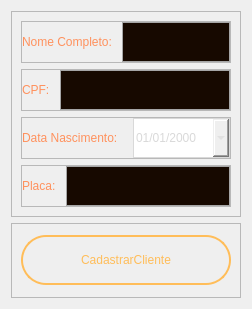
            <widget class="QWidget" name="pg_cadastrarCliente">
             <layout class="QVBoxLayout" name="verticalLayout_7">
              <item>
               <widget class="QFrame" name="container">
                <property name="sizePolicy">
                 <sizepolicy hsizetype="Preferred" vsizetype="Expanding">
                  <horstretch>0</horstretch>
                  <verstretch>0</verstretch>
                 </sizepolicy>
                </property>
                <property name="frameShape">
                 <enum>QFrame::StyledPanel</enum>
                </property>
                <property name="frameShadow">
                 <enum>QFrame::Raised</enum>
                </property>
                <layout class="QVBoxLayout" name="verticalLayout_9">
                 <item>
                  <widget class="QFrame" name="campoNome">
                   <property name="frameShape">
                    <enum>QFrame::StyledPanel</enum>
                   </property>
                   <property name="frameShadow">
                    <enum>QFrame::Raised</enum>
                   </property>
                   <layout class="QHBoxLayout" name="horizontalLayout_5">
                    <property name="spacing">
                     <number>10</number>
                    </property>
                    <property name="leftMargin">
                     <number>0</number>
                    </property>
                    <property name="topMargin">
                     <number>0</number>
                    </property>
                    <property name="rightMargin">
                     <number>0</number>
                    </property>
                    <property name="bottomMargin">
                     <number>0</number>
                    </property>
                    <item>
                     <widget class="QLabel" name="nomeTitulo">
                      <property name="styleSheet">
                       <string notr="true">QLabel{
	color:#FF915D;
	font: 16pt &quot;Gilroy-SemiBold&quot;;
}</string>
                      </property>
                      <property name="text">
                       <string>Nome Completo:</string>
                      </property>
                     </widget>
                    </item>
                    <item>
                     <widget class="QLineEdit" name="campoNomeCadastro">
                      <property name="minimumSize">
                       <size>
                        <width>0</width>
                        <height>40</height>
                       </size>
                      </property>
                      <property name="styleSheet">
                       <string notr="true">QLineEdit {
	font: 12pt &quot;Gilroy-Medium&quot;;
	background-color: transparent;
	color: #AAAAAA;
	background-color: #170900;
	border:1px solid #A6A6A6;
}

QLineEdit:hover{
	border:1px solid #DADADA;
}

QLineEdit::focus{
	border: 2px solid #FFBD59;
}</string>
                      </property>
                      <property name="maxLength">
                       <number>80</number>
                      </property>
                     </widget>
                    </item>
                   </layout>
                  </widget>
                 </item>
                 <item>
                  <widget class="QFrame" name="campoCPF">
                   <property name="frameShape">
                    <enum>QFrame::StyledPanel</enum>
                   </property>
                   <property name="frameShadow">
                    <enum>QFrame::Raised</enum>
                   </property>
                   <layout class="QHBoxLayout" name="horizontalLayout_6">
                    <property name="spacing">
                     <number>10</number>
                    </property>
                    <property name="leftMargin">
                     <number>0</number>
                    </property>
                    <property name="topMargin">
                     <number>0</number>
                    </property>
                    <property name="rightMargin">
                     <number>0</number>
                    </property>
                    <property name="bottomMargin">
                     <number>0</number>
                    </property>
                    <item>
                     <widget class="QLabel" name="cpfTitulo">
                      <property name="styleSheet">
                       <string notr="true">QLabel{
	color:#FF915D;
	font: 16pt &quot;Gilroy-SemiBold&quot;;
}</string>
                      </property>
                      <property name="text">
                       <string>CPF:</string>
                      </property>
                     </widget>
                    </item>
                    <item>
                     <widget class="QLineEdit" name="campoTextoCPF">
                      <property name="minimumSize">
                       <size>
                        <width>0</width>
                        <height>40</height>
                       </size>
                      </property>
                      <property name="styleSheet">
                       <string notr="true">QLineEdit {
	font: 12pt &quot;Gilroy-Medium&quot;;
	background-color: transparent;
	color: #AAAAAA;
	background-color: #170900;
	border:1px solid #A6A6A6;
}

QLineEdit:hover{
	border:1px solid #DADADA;
}

QLineEdit::focus{
	border: 2px solid #FFBD59;
}</string>
                      </property>
                      <property name="maxLength">
                       <number>11</number>
                      </property>
                     </widget>
                    </item>
                   </layout>
                  </widget>
                 </item>
                 <item>
                  <widget class="QFrame" name="campoData">
                   <property name="frameShape">
                    <enum>QFrame::StyledPanel</enum>
                   </property>
                   <property name="frameShadow">
                    <enum>QFrame::Raised</enum>
                   </property>
                   <layout class="QHBoxLayout" name="horizontalLayout_7">
                    <property name="spacing">
                     <number>15</number>
                    </property>
                    <property name="leftMargin">
                     <number>0</number>
                    </property>
                    <property name="topMargin">
                     <number>0</number>
                    </property>
                    <property name="rightMargin">
                     <number>0</number>
                    </property>
                    <property name="bottomMargin">
                     <number>0</number>
                    </property>
                    <item>
                     <widget class="QLabel" name="dataTitulo">
                      <property name="styleSheet">
                       <string notr="true">QLabel{
	color:#FF915D;
	font: 16pt &quot;Gilroy-SemiBold&quot;;
}</string>
                      </property>
                      <property name="text">
                       <string>Data Nascimento:</string>
                      </property>
                     </widget>
                    </item>
                    <item>
                     <widget class="QDateEdit" name="dataText">
                      <property name="sizePolicy">
                       <sizepolicy hsizetype="Expanding" vsizetype="Fixed">
                        <horstretch>0</horstretch>
                        <verstretch>0</verstretch>
                       </sizepolicy>
                      </property>
                      <property name="minimumSize">
                       <size>
                        <width>0</width>
                        <height>40</height>
                       </size>
                      </property>
                      <property name="styleSheet">
                       <string notr="true">font: 12pt &quot;Gilroy-Medium&quot;;
color: #D9D9D9;
border: 1px solid #D9D9D9;</string>
                      </property>
                      <property name="readOnly">
                       <bool>false</bool>
                      </property>
                      <property name="maximumDateTime">
                       <datetime>
                        <hour>23</hour>
                        <minute>59</minute>
                        <second>59</second>
                        <year>2023</year>
                        <month>1</month>
                        <day>1</day>
                       </datetime>
                      </property>
                      <property name="currentSection">
                       <enum>QDateTimeEdit::MonthSection</enum>
                      </property>
                      <property name="displayFormat">
                       <string>dd/MM/yyyy</string>
                      </property>
                      <property name="calendarPopup">
                       <bool>true</bool>
                      </property>
                     </widget>
                    </item>
                   </layout>
                  </widget>
                 </item>
                 <item>
                  <widget class="QFrame" name="campoPlaca">
                   <property name="frameShape">
                    <enum>QFrame::StyledPanel</enum>
                   </property>
                   <property name="frameShadow">
                    <enum>QFrame::Raised</enum>
                   </property>
                   <layout class="QHBoxLayout" name="horizontalLayout_8">
                    <property name="spacing">
                     <number>10</number>
                    </property>
                    <property name="leftMargin">
                     <number>0</number>
                    </property>
                    <property name="topMargin">
                     <number>0</number>
                    </property>
                    <property name="rightMargin">
                     <number>0</number>
                    </property>
                    <property name="bottomMargin">
                     <number>0</number>
                    </property>
                    <item>
                     <widget class="QLabel" name="placaTitulo">
                      <property name="styleSheet">
                       <string notr="true">QLabel{
	color:#FF915D;
	font: 16pt &quot;Gilroy-SemiBold&quot;;
}</string>
                      </property>
                      <property name="text">
                       <string>Placa:</string>
                      </property>
                     </widget>
                    </item>
                    <item>
                     <widget class="QLineEdit" name="campoPlacaCadastro">
                      <property name="minimumSize">
                       <size>
                        <width>0</width>
                        <height>40</height>
                       </size>
                      </property>
                      <property name="styleSheet">
                       <string notr="true">QLineEdit {
	font: 12pt &quot;Gilroy-Medium&quot;;
	background-color: transparent;
	color: #AAAAAA;
	background-color: #170900;
	border:1px solid #A6A6A6;
}

QLineEdit:hover{
	border:1px solid #DADADA;
}

QLineEdit::focus{
	border: 2px solid #FFBD59;
}
</string>
                      </property>
                      <property name="maxLength">
                       <number>7</number>
                      </property>
                     </widget>
                    </item>
                   </layout>
                  </widget>
                 </item>
                </layout>
               </widget>
              </item>
              <item>
               <widget class="QFrame" name="btnWrapper">
                <property name="minimumSize">
                 <size>
                  <width>0</width>
                  <height>75</height>
                 </size>
                </property>
                <property name="frameShape">
                 <enum>QFrame::StyledPanel</enum>
                </property>
                <property name="frameShadow">
                 <enum>QFrame::Raised</enum>
                </property>
                <layout class="QHBoxLayout" name="horizontalLayout_22">
                 <item>
                  <widget class="QPushButton" name="botaoCadastrarCliente">
                   <property name="minimumSize">
                    <size>
                     <width>0</width>
                     <height>50</height>
                    </size>
                   </property>
                   <property name="maximumSize">
                    <size>
                     <width>280</width>
                     <height>16777215</height>
                    </size>
                   </property>
                   <property name="cursor">
                    <cursorShape>PointingHandCursor</cursorShape>
                   </property>
                   <property name="styleSheet">
                    <string notr="true">QPushButton{
	background-color: transparent;
	border: 2px solid #FFBD59;
	border-radius: 25px;
	color: #FFBD59;
	font: 14pt &quot;Gilroy-Bold&quot;;
}

QPushButton:hover{
	background-color: #FFBD59;
	color: #170900;
}</string>
                   </property>
                   <property name="text">
                    <string>CadastrarCliente</string>
                   </property>
                  </widget>
                 </item>
                </layout>
               </widget>
              </item>
             </layout>
            </widget>
